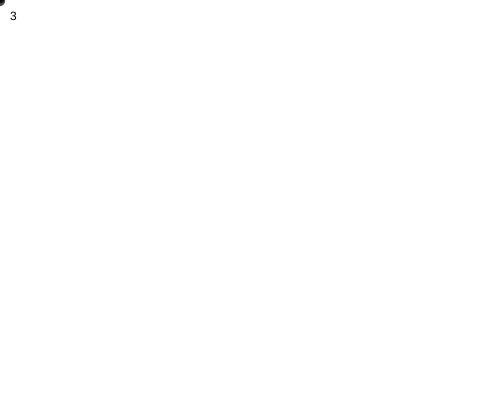
Frame 1 (no input)
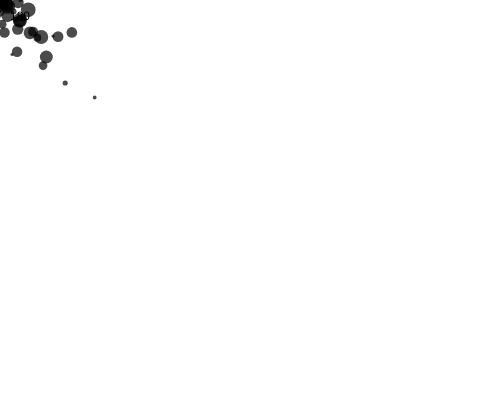
Frame 60 (no input)
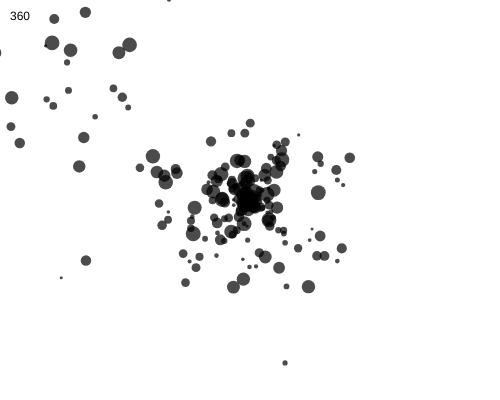
Frame 120 (the mouse pressed at the canvas centre since frame 60)

The p5.js sketch that drew these frames (run headless with seeded random() and noise() and a simulated clock; from frame 60 on, the mouse is pressed at the canvas centre):

// p5.js sketch
// ── sketch.js
let particles = [];

function setup() {
 createCanvas(500, 400);
  // canvas.parent("p5-canvas-container");
  background(255);

  // generate
  for (let i = 0; i < 10; i++) {
    //
  }
}

function draw() {
  background(255);

  // generate particles
  for (let i = 0; i < 3; i++) {
    let x = mouseX;
    let y = mouseY;
    let dia = random(3, 15);
    let p = new Particle(x, y, dia);
    particles.push(p);
  }


  // update and display the particles
  for (let i = 0; i < particles.length; i++) {
    let p = particles[i];
    p.move();
    p.speedUp();
    p.display();
  }

  // limit
  while (particles.length > 500) {
    particles.splice(0, 1); // (index, number of Elements)
  }

  // display the number of particles
  text(particles.length, 10, 20);
}









class Particle {
  constructor(tempX, tempY, tempDia) {
    this.x = tempX;
    this.y = tempY;
    this.dia = tempDia;

    this.xSpeed = random(-1, 1);
    this.ySpeed = random(-1, 1);

    this.r = 0;
    this.g = 0;
    this.b = 0;
  }
  move() {
    this.x += this.xSpeed;
    this.y += this.ySpeed;
  }
  speedUp() {
    this.xSpeed = this.xSpeed * 1.02;
    this.ySpeed = this.ySpeed * 1.02;
  }
  display() {
    push();
    translate(this.x, this.y);

    noStroke();
    fill(this.r, this.g, this.b, 180);
    circle(0, 0, this.dia);

    pop();
  }
}
